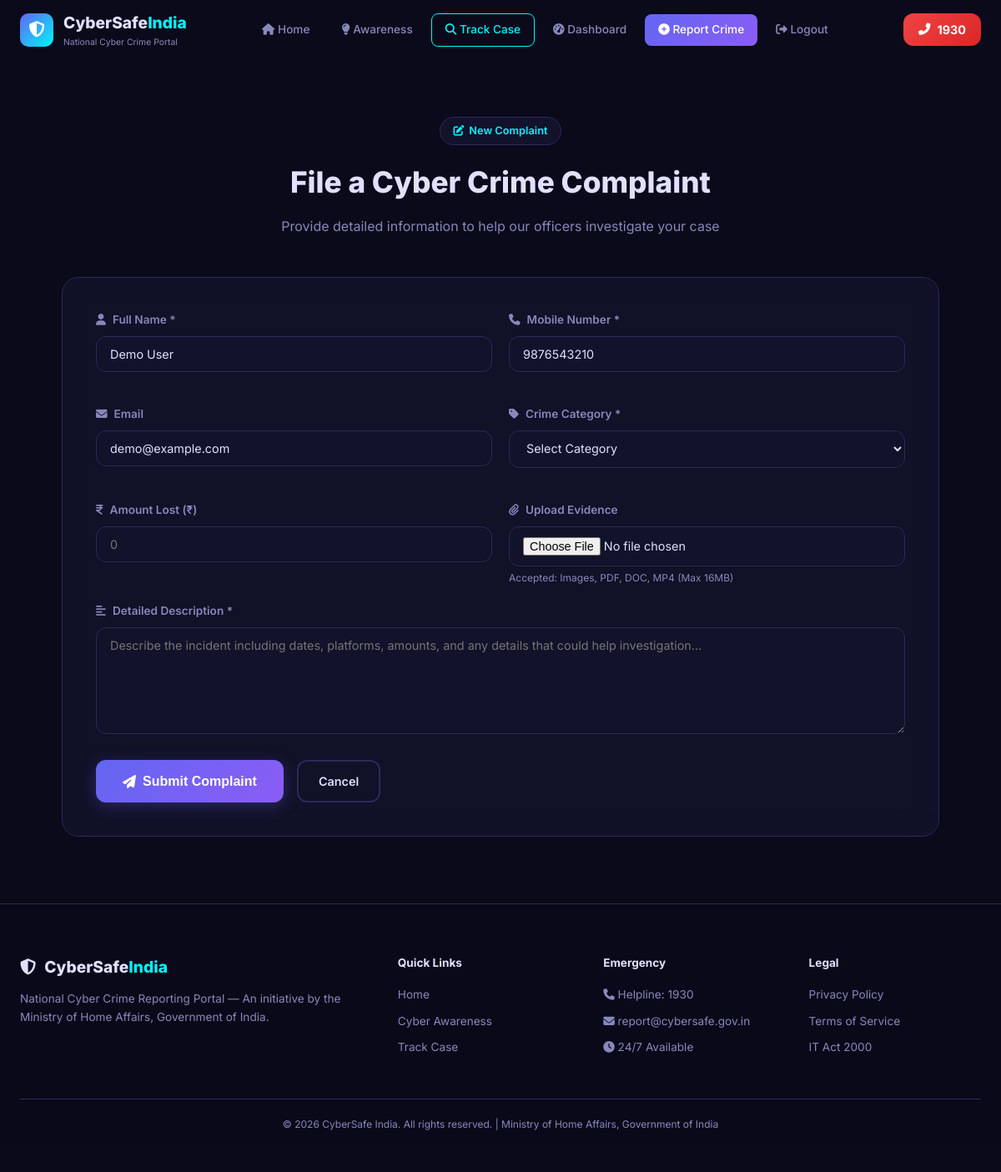
Page /complaint (signed in) on the committed database.
### database.py (models this page shows, shortened)
class User(UserMixin, db.Model):
    __tablename__ = 'users'
    id = db.Column(db.Integer, primary_key=True)
    name = db.Column(db.String(100), nullable=False)
    email = db.Column(db.String(120), unique=True, nullable=False)
    phone = db.Column(db.String(15), nullable=False)
    password_hash = db.Column(db.String(256), nullable=False)
    aadhaar = db.Column(db.String(12), nullable=True)
    role = db.Column(db.String(20), default='user')  # 'user' or 'admin'
    is_verified = db.Column(db.Boolean, default=False)
    created_at = db.Column(db.DateTime, default=datetime.utcnow)
    complaints = db.relationship('Complaint', backref='user', lazy=True)

### app.py (the view, shortened to what this page needs)
@app.route('/complaint', methods=['GET', 'POST'])
@login_required
def file_complaint():
    return render_template('complaint.html')

### app.py (called while the page is built)
@login_manager.user_loader
def load_user(user_id):
    return User.query.get(int(user_id))

### Cyber crime reporting portal design/templates/complaint.html (shortened to what this page needs)
{% extends "base.html" %}
{% block content %}
<section class="page-section">
    <div class="page-header">
        <span class="section-tag"><i class="fas fa-pen-to-square"></i> New Complaint</span>
        <h2 class="section-title">File a Cyber Crime Complaint</h2>
        <p class="section-desc">Provide detailed information to help our officers investigate your case</p>
    </div>
    <div class="complaint-form-wrap" id="complaint-form-wrap">
        <form method="POST" action="{{ url_for('file_complaint') }}" enctype="multipart/form-data" id="complaint-form">
            <div class="form-grid">
                <div class="form-group">
                    <label for="cf-name"><i class="fas fa-user"></i> Full Name *</label>
                    <input type="text" id="cf-name" name="name" required value="{{ current_user.name }}">
                </div>
                <div class="form-group">
                    <label for="cf-mobile"><i class="fas fa-phone"></i> Mobile Number *</label>
                    <input type="tel" id="cf-mobile" name="mobile" required value="{{ current_user.phone }}">
                </div>
                <div class="form-group">
                    <label for="cf-email"><i class="fas fa-envelope"></i> Email</label>
                    <input type="email" id="cf-email" name="email" value="{{ current_user.email }}">
                </div>
                <div class="form-group">
                    <label for="cf-category"><i class="fas fa-tag"></i> Crime Category *</label>
                    <select id="cf-category" name="category" required>
                        <option value="">Select Category</option>
                    </select>
                </div>
                <div class="form-group">
                    <label for="cf-amount"><i class="fas fa-indian-rupee-sign"></i> Amount Lost (₹)</label>
                    <input type="number" id="cf-amount" name="amount_lost" placeholder="0" min="0">
                </div>
                <div class="form-group">
                    <label for="cf-evidence"><i class="fas fa-paperclip"></i> Upload Evidence</label>
                    <input type="file" id="cf-evidence" name="evidence" accept=".png,.jpg,.jpeg,.pdf,.doc,.docx,.mp4">
                    <small>Accepted: Images, PDF, DOC, MP4 (Max 16MB)</small>
                </div>
            </div>
            <div class="form-group form-full">
                <label for="cf-desc"><i class="fas fa-align-left"></i> Detailed Description *</label>
                <textarea id="cf-desc" name="description" rows="6" required placeholder="Describe the incident including dates, platforms, amounts, and any details that could help investigation..."></textarea>
            </div>
            <div class="form-actions">
                <button type="submit" class="btn btn-primary btn-lg" id="cf-submit">
                    <i class="fas fa-paper-plane"></i> Submit Complaint
                </button>
                <a href="{{ url_for('dashboard') }}" class="btn btn-outline" id="cf-cancel">Cancel</a>
            </div>
        </form>
    </div>
</section>
{% endblock %}

### Cyber crime reporting portal design/static/css/style.css (style rules this page uses)
*,*::before,*::after { margin:0;padding:0;box-sizing:border-box }
:root { --bg:#0a0a1a;--surface:#12122a;--surface2:#1a1a3e;--border:#2a2a5a;--text:#e0e0ff;--text2:#8888bb;--primary:#6366f1;--primary-glow:rgba(99,102,241,.3);--accent:#00f5ff;--danger:#ef4444;--success:#10b981;--warning:#f59e0b;--radius:12px;--radius-lg:20px }
html { scroll-behavior:smooth }
body { font-family:'Inter',sans-serif;background:var(--bg);color:var(--text);line-height:1.6;overflow-x:hidden }
a { color:var(--accent);text-decoration:none }
.btn { display:inline-flex;align-items:center;gap:8px;padding:12px 24px;border-radius:var(--radius);font-weight:600;font-size:.9rem;border:none;cursor:pointer;transition:all .3s }
.btn-primary { background:linear-gradient(135deg,var(--primary),#8b5cf6);color:#fff;box-shadow:0 4px 20px var(--primary-glow) }
.btn-outline { background:transparent;border:2px solid var(--border);color:var(--text) }
.btn-lg { padding:16px 32px;font-size:1rem }
.section-header,.page-header { text-align:center;margin-bottom:48px;padding-top:20px }
.section-tag { display:inline-flex;align-items:center;gap:6px;background:var(--surface);border:1px solid var(--border);padding:6px 16px;border-radius:50px;font-size:.8rem;color:var(--accent);font-weight:600;margin-bottom:16px }
.section-title { font-size:2.2rem;font-weight:800;margin-bottom:12px }
.section-desc { color:var(--text2);max-width:600px;margin:0 auto }
.form-group { margin-bottom:20px }
.form-group label { display:flex;align-items:center;gap:8px;font-size:.85rem;font-weight:600;color:var(--text2);margin-bottom:8px }
.form-group input,.form-group select,.form-group textarea { width:100%;padding:12px 16px;background:var(--surface);border:1px solid var(--border);border-radius:var(--radius);color:var(--text);font-family:inherit;font-size:.9rem;transition:all .3s }
.form-group small { color:var(--text2);font-size:.75rem;margin-top:4px;display:block }
.form-grid { display:grid;grid-template-columns:1fr 1fr;gap:20px }
.form-full { grid-column:1/-1 }
.form-actions { display:flex;gap:16px;margin-top:24px }
.page-section { padding:120px 24px 80px;max-width:1100px;margin:0 auto }
.complaint-form-wrap { background:rgba(18,18,42,.9);backdrop-filter:blur(20px);border:1px solid var(--border);border-radius:var(--radius-lg);padding:40px }

### rows in the picture
User: name "Demo User", mobile "9876543210", email "demo@example.com"
